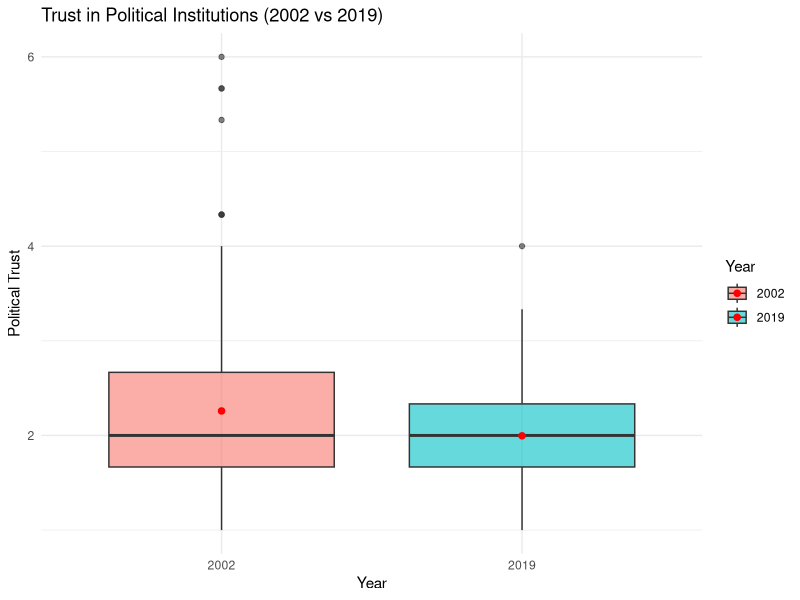
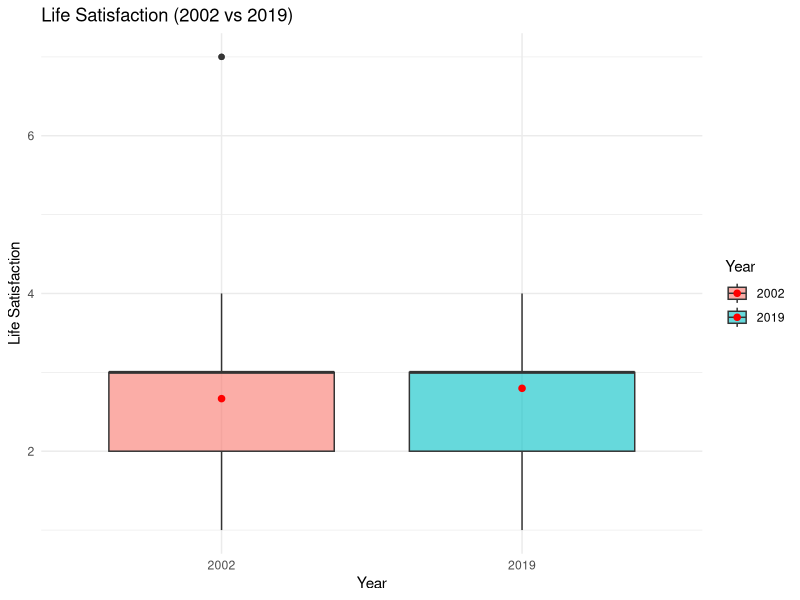
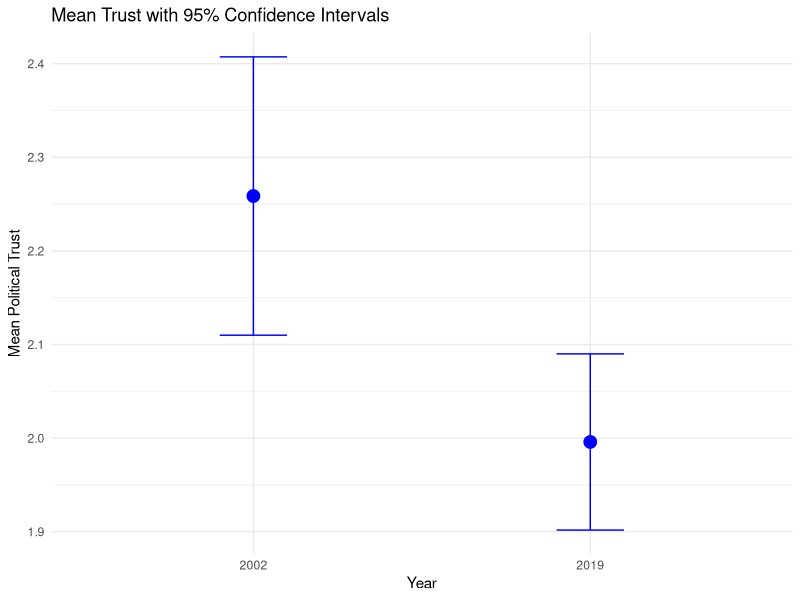
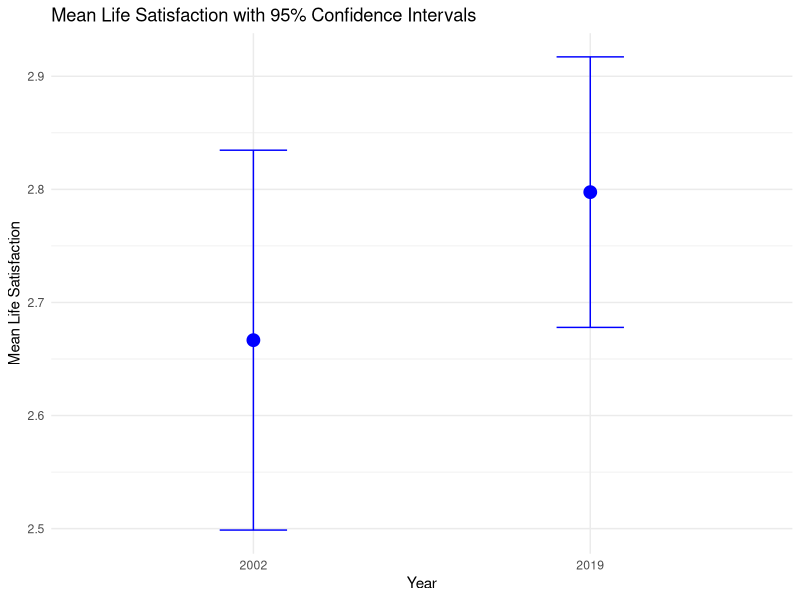

These figures' R source, in order:
library(tidyverse)
#-------------------------------------------------------------------------------

# The reasons and justifications for why we want to work with the data set:

# We chose the data set because it allows us to examine how the level of trust
# towards the political system of Ukraine and general life satisfaction among
# the people of our age changed between 2002 and 2019. Historically the whole 
# vector of development of Ukraine changed throughout these years, so it is very 
# interesting to look how the perception of the young people changed.

#-------------------------------------------------------------------------------

#Introduction and data:

#Source:
#https://www.kaggle.com/datasets/livochka/youth-opinion-ukraine-2002-vs-2019/data

#Description:
#Statistical analysis and insights from National survey of young people 2002 vs
#personal (author's, not ours) survey 2019.
#This data set contains sociopolitical and demographic survey data conducted
#among Ukrainian youth with a focus on public opinions, personal characteristics 
#and political preferences.

# *you may find a very detailed variables analysis by following the link above

#-------------------------------------------------------------------------------

#Research question:
# Among Ukrainian youths aged 18 to 25, is there a statistically significant
# change in trust in political institutions and general life satisfaction in
# 2019 compared to 2002?

# Target Population:
# Ukrainian youths (ages 18–25), “very_young” (18–19), “young” (20–21), and
# “preadult” (24–25).

# Variables:
# Categorical: Youth (18–25)
# Quantitative: Trust in political institutions (trust_president, trust_court,
# trust_police)
# Quantitative: Life satisfaction (life_satisf)
# Time: Year (2002 / 2019)

#-------------------------------------------------------------------------------

#Hypotheses:

#H0:
# Among Ukrainian youths aged 18–25, there is no statistically significant
# change in the level of trust in political institutions or in overall life
# satisfaction between 2002 and 2019

#H1:
# Among Ukrainian youths aged 18–25, there is a statistically significant change
# in the level of trust in political institutions and in overall life
# satisfaction between 2002 and 2019.

#-------------------------------------------------------------------------------

setwd(dirname(rstudioapi::getActiveDocumentContext()$path))
df_ua <- read_csv("pooled.csv")
df_ua

df_ua %>% colnames()

df_ua$year %>% unique()

#-------------------------------------------------------------------------------

#Data cleaning and preparation

colnames(df_ua)[1] <- "User_ID"

df_ua_new <- df_ua %>%
  pivot_longer(
    cols = c("underage", "very_young", "young", "preadult", "adult"),
    names_to = "age",
    values_to = "indicator"
  ) %>%
  filter(indicator == 1) %>%  
  select(-indicator)

df_ua_new$age

df_ua_new <- df_ua_new %>%
  filter(age %in% c("very_young", "young", "preadult")) %>%
  select(User_ID, trust_court, trust_president, trust_police, age, life_satisf, year)

df_ua_new <- df_ua_new %>%
  mutate(political_trust = (trust_president + trust_court + trust_police) / 3) %>%
  select(-trust_court, -trust_president, -trust_police)


df_ua_2002 <- df_ua_new %>% 
  filter(year=="2002")
df_ua_2002

df_ua_2019 <- df_ua_new %>% 
  filter(year=="2019")
df_ua_2019

vec1 <- df_ua_2002 %>% colnames()
vec2 <- df_ua_2019 %>% colnames()

vec1==vec2

df_ua_new %>% colnames()

df_ua_new$age%>% unique()

#-------------------------------------------------------------------------------

# Analyze data distribution

ggplot(df_ua_new, aes(x = as.factor(year), y = political_trust, fill = as.factor(year))) +
  geom_boxplot(alpha = 0.6) +
  stat_summary(fun = mean, geom = "point", shape = 20, size = 3, color = "red") +
  labs(title = "Trust in Political Institutions (2002 vs 2019)",
       x = "Year",
       y = "Political Trust",
       fill = "Year") +
  theme_minimal()
#the boxplot shows that 

ggplot(df_ua_new, aes(x = as.factor(year), y = life_satisf, fill = as.factor(year))) +
  geom_boxplot(alpha = 0.6) +
  stat_summary(fun = mean, geom = "point", shape = 20, size = 3, color = "red") +
  labs(title = "Life Satisfaction (2002 vs 2019)",
       x = "Year",
       y = "Life Satisfaction",
       fill = "Year") +
  theme_minimal()
#the boxplot shows that 

#-------------------------------------------------------------------------------

mean_summary <- df_ua_new %>%
  group_by(year) %>%
  summarize(
    mean_trust = mean(political_trust, na.rm = TRUE),
    mean_life = mean(life_satisf, na.rm = TRUE)
  )
mean_summary

mean_trust_2002 <- mean_summary %>% filter(year == "2002") %>% pull(mean_trust)
mean_trust_2019 <- mean_summary %>% filter(year == "2019") %>% pull(mean_trust)
mean_life_2002  <- mean_summary %>% filter(year == "2002") %>% pull(mean_life)
mean_life_2019  <- mean_summary %>% filter(year == "2019") %>% pull(mean_life)

perc_growth_trust <- ((mean_trust_2019 - mean_trust_2002) / mean_trust_2002) * 100
perc_growth_life  <- ((mean_life_2019 - mean_life_2002) / mean_life_2002) * 100

cat("Percentage Growth in Trust:", round(perc_growth_trust, 2), "%\n")
cat("Percentage Growth in Life Satisfaction:", round(perc_growth_life, 2), "%\n")

#-------------------------------------------------------------------------------

#Statistics

alpha <- 0.05

t_test_trust <- t.test(political_trust ~ year, data = df_ua_new)
t_test_trust$p.value<alpha #TRUE
# this suggests that the mean level of political trust among Ukrainian youth did
# experience a significant fall between 2002 and 2019

t_test_life <- t.test(life_satisf ~ year, data = df_ua_new)
t_test_life$p.value<alpha #FALSE
# this suggests that the change in the level of mean life satisfaction among the
# Ukrainian youth was not significant between 2002 and 2019

t_test_trust$conf.int #0.08597318 0.43937850
# since the entire interval is > 0, it suggests that the difference in trust is 
# statistically significant

t_test_life$conf.int #-0.33789688  0.07613819
# the interval contains 0, meaning that there is no significant difference in
# life satisfaction between 2002 and 2019

#-------------------------------------------------------------------------------

#Visualizations

df_summary <- df_ua_new %>%
  group_by(year) %>%
  summarise(
    mean_trust = mean(political_trust, na.rm = TRUE),
    mean_life = mean(life_satisf, na.rm = TRUE),
    se_trust = sd(political_trust, na.rm = TRUE) / sqrt(n()),
    se_life = sd(life_satisf, na.rm = TRUE) / sqrt(n())
  )

ggplot(df_summary, aes(x = as.factor(year), y = mean_trust)) +
  geom_point(size = 4, color = "blue") +
  geom_errorbar(aes(ymin = mean_trust - 1.96 * se_trust, ymax = mean_trust + 1.96 * se_trust), width = 0.2, color = "blue") +
  labs(title = "Mean Trust with 95% Confidence Intervals",
       x = "Year",
       y = "Mean Political Trust") +
  theme_minimal()

ggplot(df_summary, aes(x = as.factor(year), y = mean_life)) +
  geom_point(size = 4, color = "blue") +
  geom_errorbar(aes(ymin = mean_life - 1.96 * se_life, ymax = mean_life + 1.96 * se_life), width = 0.2, color = "blue") +
  labs(title = "Mean Life Satisfaction with 95% Confidence Intervals",
       x = "Year",
       y = "Mean Life Satisfaction") +
  theme_minimal()
